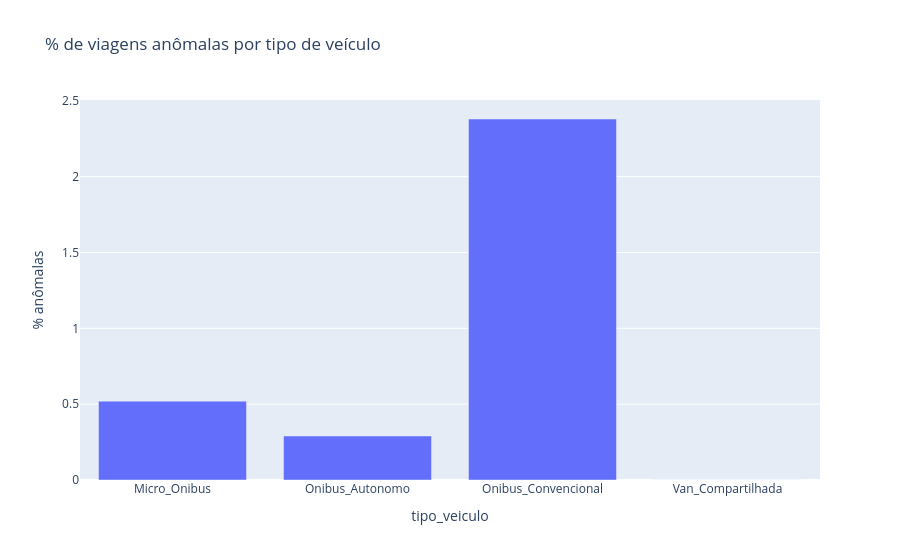

The code cell stored with this chart in its notebook:
### Code cell
por_tipo = df.groupby("tipo_veiculo")["viagem_anomala"].mean().reset_index()
por_tipo["viagem_anomala"] = (por_tipo["viagem_anomala"] * 100).round(2)
fig = px.bar(por_tipo, x="tipo_veiculo", y="viagem_anomala",
             title="% de viagens anômalas por tipo de veículo",
             labels={"viagem_anomala": "% anômalas"})
fig.show()

### Figure 1 — Plotly figure (JSON) as saved in the notebook; plotly's stock layout.template omitted (floating-point values rounded to 4 significant figures)
{"data": [{"hovertemplate": "tipo_veiculo=%{x}<br>% anômalas=%{y}<extra></extra>", "legendgroup": "", "marker": {"color": "#636efa", "pattern": {"shape": ""}}, "name": "", "orientation": "v", "showlegend": false, "textposition": "auto", "type": "bar", "x": ["Micro_Onibus", "Onibus_Autonomo", "Onibus_Convencional", "Van_Compartilhada"], "xaxis": "x", "y": [0.52, 0.29, 2.38, 0.0], "yaxis": "y"}], "layout": {"barmode": "relative", "legend": {"tracegroupgap": 0}, "title": {"text": "% de viagens anômalas por tipo de veículo"}, "xaxis": {"anchor": "y", "domain": [0, 1], "title": {"text": "tipo_veiculo"}}, "yaxis": {"anchor": "x", "domain": [0, 1], "title": {"text": "% anômalas"}}}}
